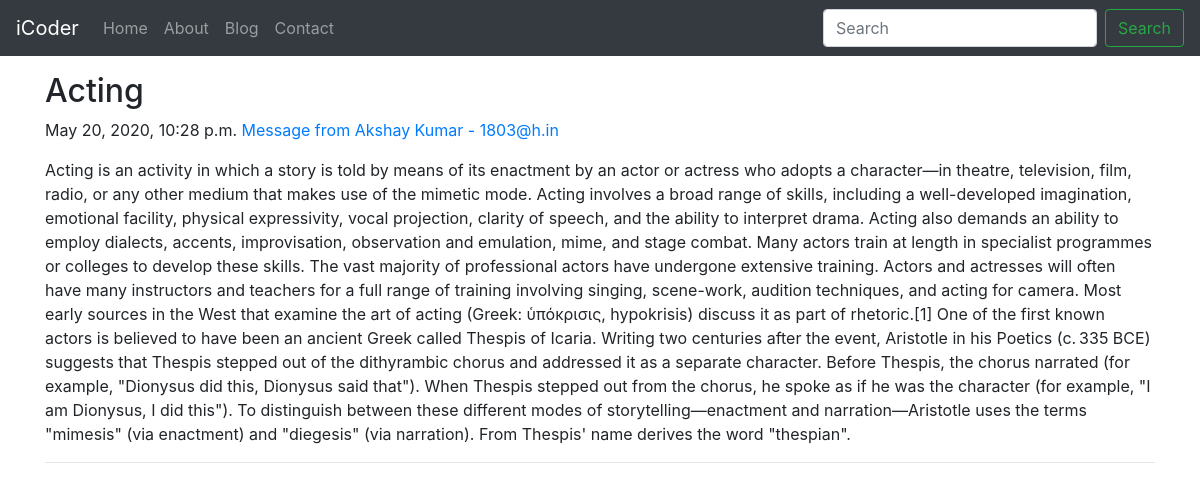
Page /blog/harsh1 on the committed database.
### blog/models.py (models this page shows, shortened)
class Post(models.Model):
    sno = models.AutoField(primary_key=True)
    title = models.CharField(max_length=255)
    content = models.TextField()
    author = models.ForeignKey(Aut,on_delete=models.CASCADE)
    slug = models.CharField(max_length=130)
    timeStamp = models.DateTimeField(blank=True)

class Aut(models.Model):
    sno = models.AutoField(primary_key=True)
    name = models.CharField(max_length=255)
    email = models.CharField(max_length=100)
    def __str__(self):
        return 'Message from ' + self.name + ' - ' + self.email

### blog/views.py (the view)
# urls.py: path('<str:slug>', views.blogPost,name='blogPost')
def blogPost(request, slug):
    babo = Aut.objects.all()
    post = Post.objects.filter(slug=slug).first
    context = {'post': post,'babo':babo}
    return render(request, 'blog/blogPost.html', context)

### templates/blog/blogPost.html (shortened to what this page needs)
{% extends 'base.html' %}
{% block body %}
<div class="container my-3">
    <h2 class="blog-post-title">{{post.title}}</h2>
    <p class="blog-post-meta">{{post.timeStamp}} <a href="/blog/abou">{{post.author}}</a></p>
    <p>{{post.content}}</p>
    <hr>
</div>
{% endblock body %}

### rows in the picture
Post: title "Acting", timeStamp "May 20, 2020, 10:28 p.m.", author "Message from Akshay Kumar - 1803@h.in", content "Acting is an activity in which a story is told by means of its enactment by an actor or actress who adopts a character—in theatre, television, film, radio, or any other medium that makes use of the mimetic mode. Acting involves a broad range of skills, including a well-developed imagination, emotional facility, physical expressivity, vocal projection, clarity of speech, and the ability to interpret drama. Acting also demands an ability to employ dialects, accents, improvisation, observation and emulation, mime, and stage combat. Many actors train at length in specialist programmes or colleges to develop these skills. The vast majority of professional actors have undergone extensive…"
